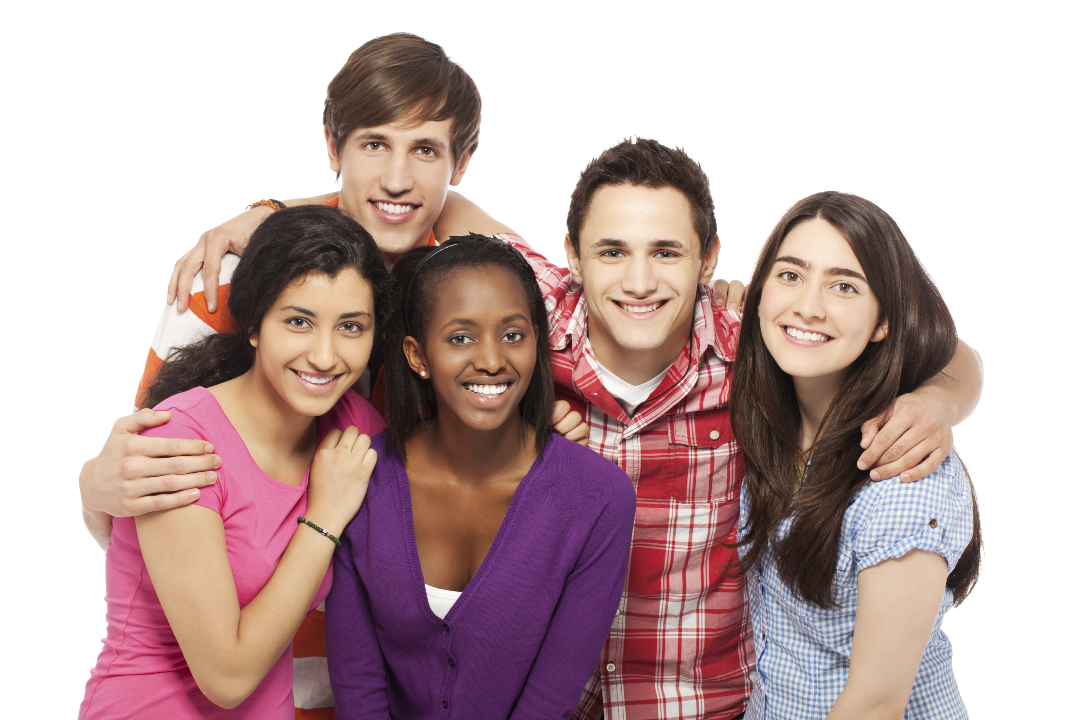
#> input picture Face_detection/photo.png, 1080 x 720 px, given in place of the camera
$ jupyter execute --allow-errors Diy_insta_filters.ipynb   (text cells are left out)
#> lines starting #> are read from the running program, lines starting #| are printed output that depends on the picture
[cell 1]
import cv2 as cv
import numpy as np
import matplotlib.pyplot as plt
import os

[cell 2]
pixels=float(input())
#> the answer given: 3
cam=cv.VideoCapture(1)

while True:
    _,img=cam.read()
#> img is the input picture: shape (720, 1080, 3); mean B, G, R 168.8, 168.8, 192

    img=cv.flip(img,1)
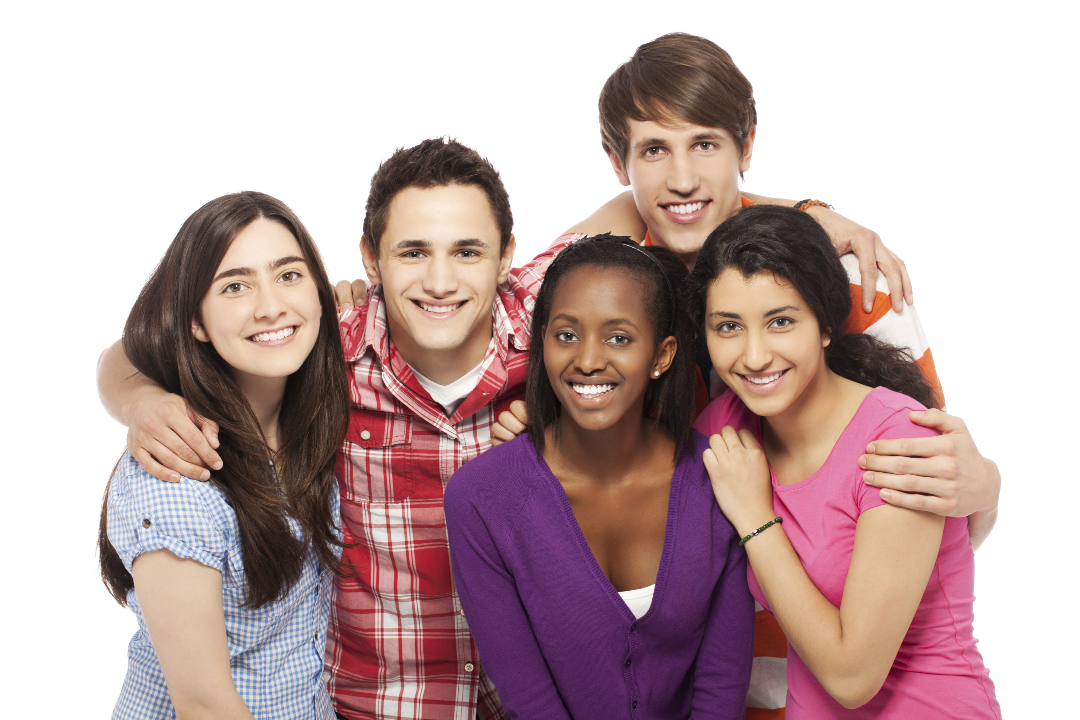
#> img: shape (720, 1080, 3); mean B, G, R 168.8, 168.8, 192

#     img_1=img*1.5
    img_1=img+pixels
    img_1[img_1<0]=0
    img_1[img_1>255]=255

    img_1=img_1.astype(np.uint8)
    cv.imshow('Frame',img)

    cv.imshow('Brig',img_1)

    if cv.waitKey(1)==32:
#> (key Esc is pressed here)
        cam.release()
        cv.destroyAllWindows()
        break

[cell 3]
#creating a background
# blue=[247,206,139]
blue=[255,0,0]
#> blue = [255, 0, 0]
red =[0,0,255]
wtc=str(input())
background=[]
for i in range(480):
    temp=[]
    for j in range(640):
        if wtc=='red':
            temp.append(red)
        else:
            temp.append(blue)
    background.append(temp)
#> after the loop, background = 480 items
background=np.array(background).astype(np.uint8)
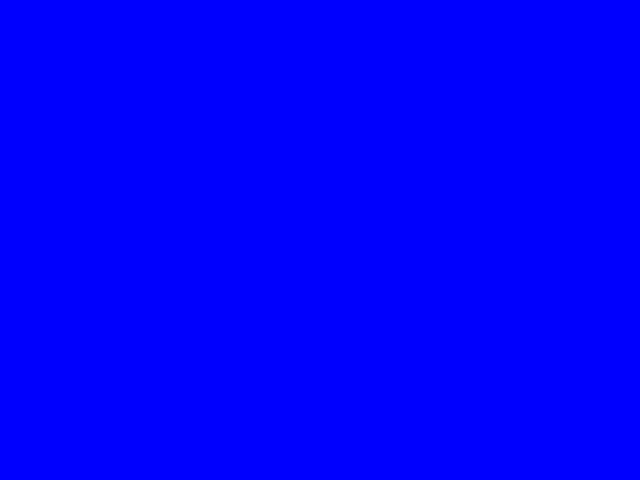
#> background: shape (480, 640, 3); mean of channels 0, 1, 2 255, 0, 0; drawn as B, G, R

#merging the background
cam=cv.VideoCapture(1)

#> (the rest of this cell did not finish here and is left out)

[cell 4]
def filter_woc(path,wtc,a,b):
#     path=path[1:-1]
    img = cv.imread(path)
    img=cv.flip(img,1)
    blue=[255,0,0]
    red =[0,0,255]
    background=[]
    for i in range(img.shape[0]):
        temp=[]
        for j in range(img.shape[1]):
            if wtc=='red':
                temp.append(red)
            else:
                temp.append(blue)
        background.append(temp)
    background=np.array(background).astype(np.uint8)
    img=np.array(img).astype(np.uint8)
    merged=cv.addWeighted(img,a,background,b,0)
    cv.imshow('Frame',img)
    cv.waitKey(0)
    cv.imshow('merged',merged)
    cv.waitKey(0)

[cell 5]
img_path=str(input("paste img path : "))
#> the answer given: ../Face_detection/photo.png
wtc=str(input())

#> (the rest of this cell did not finish here and is left out)

#> (a cell that did not finish here is left out)

[cell 7]
# function for custom filter
def filter_custom(path,wtc,a,b):
#     path=path[1:-1]
#> called with path = 'D:/User/Images/IMG_20220606_200528.jpg', a = 0.9, b = 0.03
    img = cv.imread(path)
    img=cv.flip(img,1)
    background=[]
    for i in range(img.shape[0]):
        temp=[]
        for j in range(img.shape[1]):
            temp.append(wtc)
        background.append(temp)
#> after the loop, background = []
    background=np.array(background).astype(np.uint8)
    img=np.array(img).astype(np.uint8)
    merged=cv.addWeighted(img,a,background,b,0)
    cv.imshow('Frame',img)
    cv.waitKey(0)
    cv.imshow('merged',merged)
    cv.waitKey(0)
